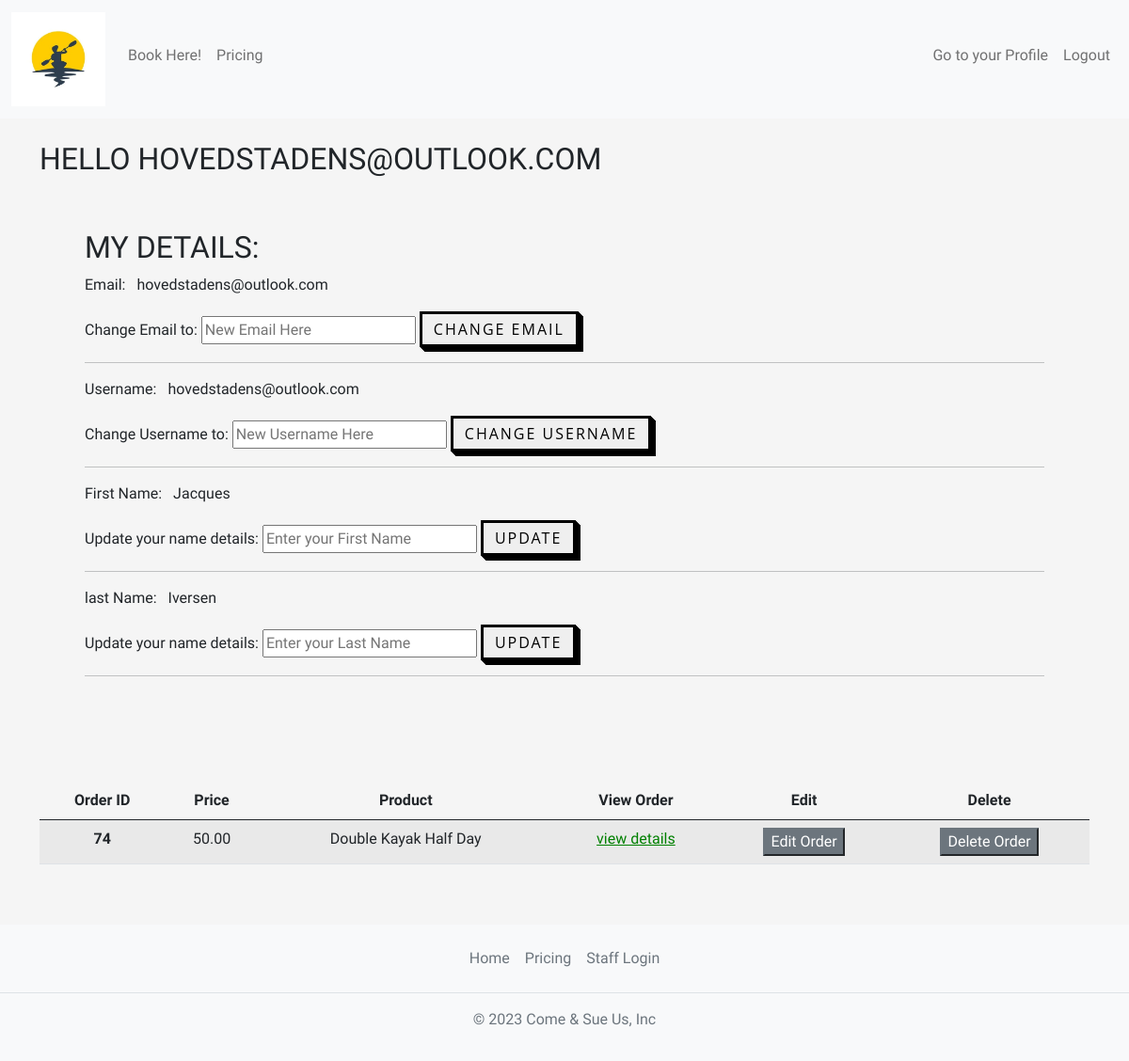
Page /profile (signed in) on the earlier database version.
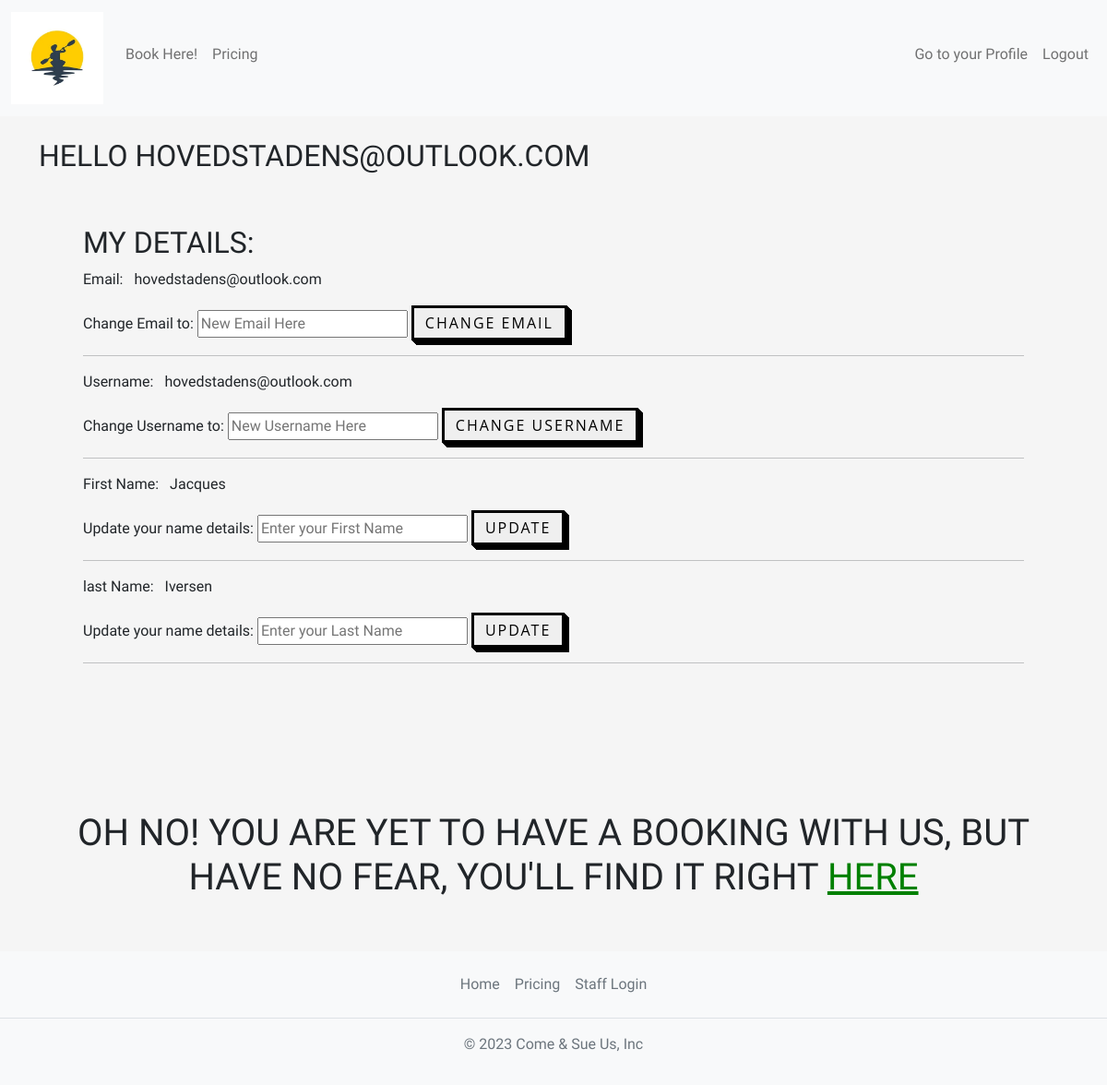
Same page on the later database version.
### home/models.py (models this page shows, shortened)
class OrderModel(models.Model):
    STATUS = (
        ('Awaiting Pickup', 'Awaiting Pickup'),
        ('Delivered', 'Delivered'),
    )
    user = models.ForeignKey(get_user_model(), on_delete=models.SET_NULL, null=True)
    created_on = models.DateTimeField(auto_now_add=True)
    price = models.DecimalField(max_digits=7, decimal_places=2)
    status = models.CharField(max_length=200, null=True, choices=STATUS)
    items = models.ManyToManyField(
        'Variant', related_name='order', blank=True)

class Variant(models.Model):
    name = models.CharField(max_length=100)
    description = models.TextField()
    image = models.ImageField(upload_to='variants_images/')
    price = models.DecimalField(max_digits=5, decimal_places=2)

### home/views.py (the view, shortened to what this page needs)
# urls.py: path('profile', views.profile, name='profile'),
@login_required
def profile(request):
    user = request.user
    my_orders = OrderModel.objects.filter(user=user)
    context = {
        'user_my_site': user,
        'my_orders': my_orders
    }
    return render(request, 'home/profile.html', context)

### home/templates/home/profile.html (shortened to what this page needs)
{% extends 'base.html' %}
{% block content %}
<div class="container col-md-12 mt-4 mb-5">
<h2>Hello {{user_my_site}}</h2>
<div class="p-5 ">
<form method="POST" action="{% url 'profile'%}">
    <h2>My details:</h2>
    <p>Email: <span class="px-2">{{user_my_site.email}} </span></p>
    <span>Change Email to: <input type="text" name="email" placeholder="New Email Here"/></span>
    <button type="submit" class="button-style" >Change Email</button>
    <hr>
    <p>Username: <span class="px-2">{{user_my_site.username}} </span></p>
    <span>Change Username to: <input type="text" name="username" placeholder="New Username Here"/></span>
    <button type="submit" class="button-style" >Change Username</button>
    <hr>
    <p>First Name: <span class="px-2">{{user_my_site.first_name}} </span></p>
    <span>Update your name details: <input type="text" name="first_name" placeholder="Enter your First Name"/></span>
    <button type="submit" class="button-style" >Update</button>
    <hr>
    <p>last Name: <span class="px-2">{{user_my_site.last_name}} </span></p>
    <span>Update your name details: <input type="text" name="last_name" placeholder="Enter your Last Name"/></span>
    <button type="submit" class="button-style" >Update</button>
    <hr>
</form>
</div>
<div class="row justify-content-center">
            <div class="col-md-12 mt-5">
                {% if my_orders %}
                <table class="table table-hover table-striped">
                    <thead class="text-center">
                        <tr>
                            <th scope="col">Order ID</th>
                            <th scope="col">Price</th>
                            <th scope="col">Product</th>
                            <th scope="col">View Order</th>
                            <th scope="col">Edit</th>
                            <th scope="col">Delete</th>
                        </tr>
                    </thead>
                    <tbody class="text-center">
                        {% for order in my_orders %}
                        <tr>
                            <th scope="row">{{ order.pk }}</th>
                            <td>{{ order.price }}</td>
                            <td>{% for item in order.items.all %}
                                {{item.name}}<br>
                            {% endfor %}</td>
                            <td>
                                <a href="{% url 'update-order' order.pk%}"> view details</a>
                            </td>
                            <td><button class="button btn-secondary" type='submit' data-bs-toggle="modal" data-bs-target="#exampleModal"
                                >Edit Order</button></td>
                            <td>
                                <form method="post" action="{% url 'update-order' order.pk %}">
                                    <button class="button btn-secondary" type='submit'>Delete Order</button>
                                </form>
                            </td>
                        </tr>
                        {% endfor %}
                        {% else %}
                        <div class="container text-center mt-5">
                            <h1>Oh no! You are yet to have a booking with us, but have no fear, you'll find it right <a href="{% url 'order' %}">HERE</a></h1>
                        </div>
                        {% endif %}
                    </tbody>
                </table>
            </div>
        </div>
</div>
{% endblock content %}

Differences in the rows shown:
removed OrderModel: pk "74", price "50.00"
no longer on this page (row unchanged): Variant: name "Double Kayak Half Day"
Other differences:
text no longer shown: "Order ID Price Product View Order Edit Delete"
text now shown: "OH NO! YOU ARE YET TO HAVE A BOOKING WITH US, BUT HAVE NO FEAR, YOU'LL FIND IT RIGHT HERE"
